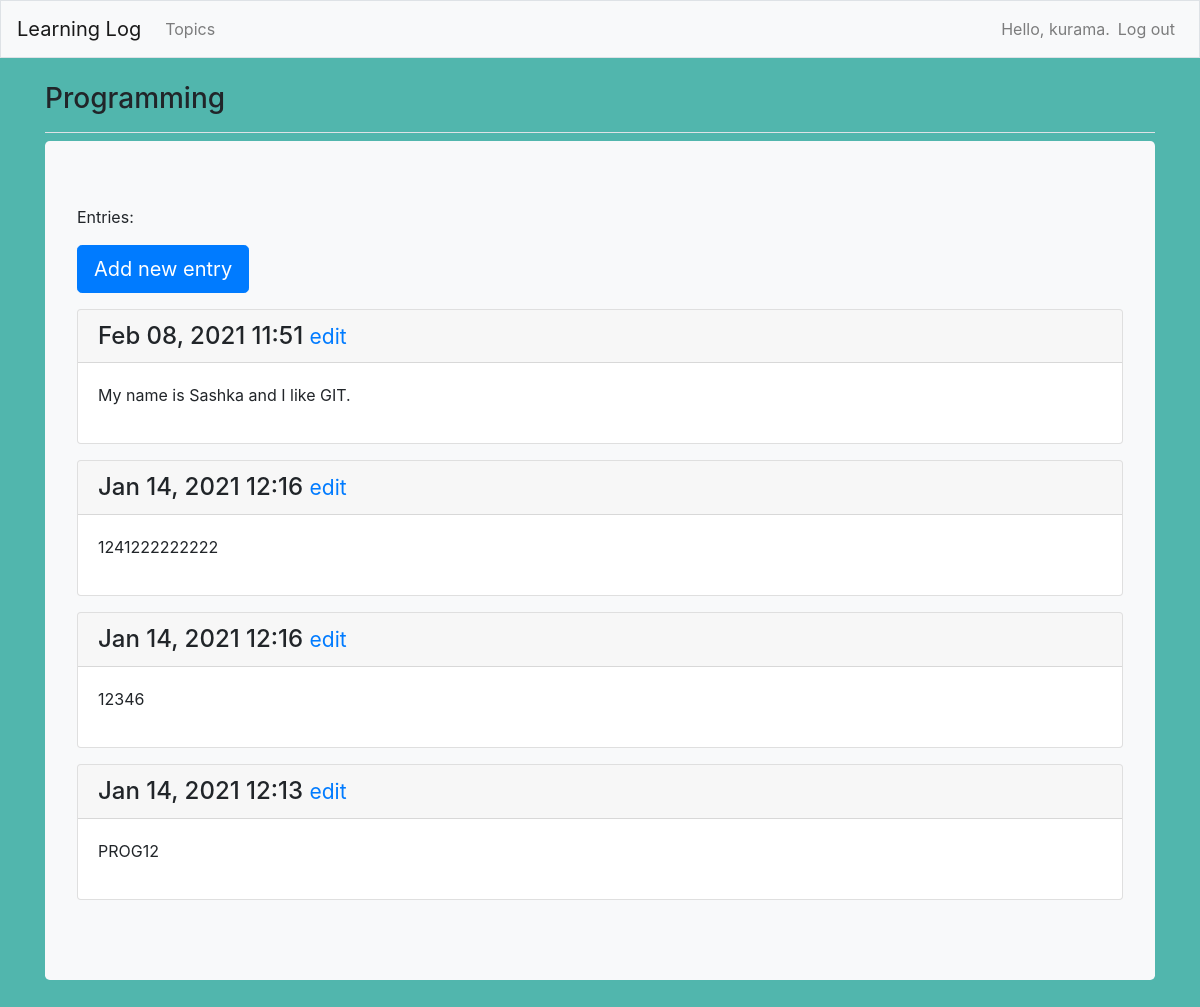
The app's page /topic/3/ (signed in) with its own data.
### learning_logs/models.py (models this page shows, shortened)
class Topic(models.Model):
    text = models.CharField(max_length=200)
    date_added = models.DateTimeField(auto_now_add=True)
    owner = models.ForeignKey(User, on_delete=models.CASCADE)
    def __str__(self):
        return self.text

class Entry(models.Model):
    topic = models.ForeignKey('Topic', on_delete=models.CASCADE)
    text = models.TextField()
    date_added = models.DateTimeField(auto_now_add=True)
    class Meta:
        verbose_name_plural = 'entries'

### learning_logs/views.py (the view)
# urls.py: path("topic/<int:topic_id>/", views.topic, name='topic'),
@login_required
def topic(request, topic_id):
    topic = Topic.objects.get(id=topic_id)
    check_topic_owner(topic, request)
    entries = topic.entry_set.order_by('-date_added')
    context = {'topic': topic, 'entries': entries}
    return render(request, 'learning_logs/topic.html', context)

### learning_logs/views.py (called while the page is built)
def check_topic_owner(topic, request):
    if topic.owner != request.user:
        raise Http404

### learning_logs/templates/learning_logs/topic.html
{% extends 'learning_logs/base.html' %}
{% block page_header %}
  <h3> {{topic}} </h3>
{% endblock page_header %}
{% block content %}
  <p>Entries: </p>
  <p>
    <a class="btn btn-lg btn-primary" role="button"
      href=" {% url 'learning_logs:new_entry' topic.id%} ">Add new entry</a>
  </p>
  {% for entry in entries %}
    <div class="card mb-3">
      <h4 class="card-header">
        {{ entry.date_added|date:'M d, Y H:i' }}
        <small><a href="{% url 'learning_logs:edit_entry' entry.id %}">edit</a></small>
      </h4>
      <div class="card-body">
        {{ entry.text|linebreaks }}
      </div>
    </div>
  {% empty %}
    <p>There are no entries for this topic yet.</p>
  {% endfor %}
{% endblock content %}

### learning_logs/templates/learning_logs/base.html (shortened to what this page needs)
{% load static %}
{% load bootstrap4 %}
<!doctype html>
<html lang="en">
  <head>
    {% bootstrap_css %}
  </head>
  <body>
    <nav class="navbar navbar-expand-md navbar-light bg-light mb-4 border">
      <a class="navbar-brand" href="{% url 'learning_logs:index' %}">Learning Log</a>
      <div class="collapse navbar-collapse" id="navbarCollapse">
        <ul class="navbar-nav mr-auto">
          <li class="nav-item">
            <a class="nav-link" href="{% url 'learning_logs:topics' %}">Topics</a>
          </li>
        </ul>
        <ul class="navbar-nav ml-auto">
          {% if user.is_authenticated %}
            <li class="nav-item">
              <span class="navbar-text">Hello, {{user.username}}.</span>
            </li>
            <li class="nav-item">
              <a class="nav-link" href="{% url 'users:mylogout' %}">Log out</a>
            </li>
          {% endif %}
        </ul>
      </div>
    </nav>
    <main role="main" class="container">
      <div class="pb-2 mb-2 border-bottom">
        {% block page_header %}{% endblock page_header %}
      </div>
      <div class="jumbotron bg-light" >
        {% block content %}{% endblock content %}
      </div>
    </main>
  </body>
</html>
  <link rel="stylesheet" type="text/css" href="{% static 'stylesheets/my_base.css' %}">

### learning_logs/static/stylesheets/my_base.css (style rules this page uses)
body { background-color: rgb(81, 182, 173); }

### records on screen
Topic: text "Programming"
Entry: date_added "Feb 08, 2021 11:51", text "My name is Sashka and I like GIT."
Entry: date_added "Jan 14, 2021 12:16", text "1241222222222"
Entry: date_added "Jan 14, 2021 12:16", text "12346"
Entry: date_added "Jan 14, 2021 12:13", text "PROG12"

### other values on screen
{{ user.username }} "kurama"
